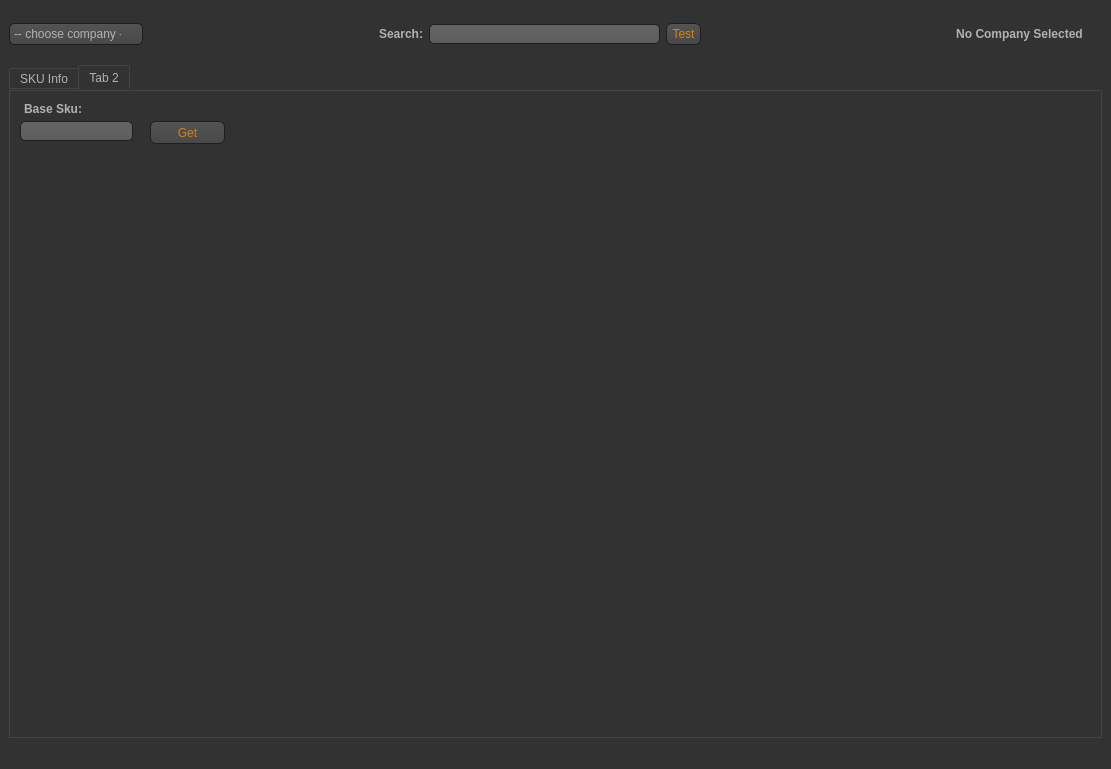
<?xml version="1.0" encoding="UTF-8"?>
<ui version="4.0">
 <class>MainWindow</class>
 <widget class="QMainWindow" name="MainWindow">
  <property name="geometry">
   <rect>
    <x>0</x>
    <y>0</y>
    <width>1111</width>
    <height>769</height>
   </rect>
  </property>
  <property name="windowTitle">
   <string>Products, products, products for everyone.</string>
  </property>
  <property name="windowIcon">
   <iconset resource="resources.qrc">
    <normaloff>:/images/images/icon.png</normaloff>:/images/images/icon.png</iconset>
  </property>
  <property name="styleSheet">
   <string notr="true">QLabel
{
/*	color: rgb(170, 0, 0);*/
	color: rgb(0, 0, 0);
	font-weight: bold;
	font-size: 12px;
}
QToolTip
{
	 border: 1px solid black;
	 background-color: #ffa02f;
	 padding: 1px;
	 border-radius: 3px;
	 opacity: 100;
}

QWidget
{
	color: #b1b1b1;
	background-color: #323232;
	border: none;
	outline: none;
}

QWidget:item:hover
{
	background-color: QLinearGradient( x1: 0, y1: 0, x2: 0, y2: 1, stop: 0 #ffa02f, stop: 1 #ca0619);
	color: #000000;
}

QWidget:item:selected
{
	background-color: QLinearGradient( x1: 0, y1: 0, x2: 0, y2: 1, stop: 0 #ffa02f, stop: 1 #d7801a);
}

QMenuBar::item
{
	background: transparent;
}

QMenuBar::item:selected
{
	background: transparent;
	border: 1px solid #ffaa00;
}

QMenuBar::item:pressed
{
	background: #444;
	border: 1px solid #000;
	background-color: QLinearGradient(
		x1:0, y1:0,
		x2:0, y2:1,
		stop:1 #212121,
		stop:0.4 #343434/*,
		stop:0.2 #343434,
		stop:0.1 #ffaa00*/
	);
	margin-bottom:-1px;
	padding-bottom:1px;
}

QMenu
{
	border: 1px solid #000;
}

QMenu::item
{
	padding: 2px 20px 2px 20px;
}

QMenu::item:selected
{
	color: #000000;
}

QWidget:disabled
{
	color: #404040;
	background-color: #323232;
}

QAbstractItemView
{
	background-color: QLinearGradient( x1: 0, y1: 0, x2: 0, y2: 1, stop: 0 #4d4d4d, stop: 0.1 #646464, stop: 1 #5d5d5d);
}

QWidget:focus
{
	/*border: 2px solid QLinearGradient( x1: 0, y1: 0, x2: 0, y2: 1, stop: 0 #ffa02f, stop: 1 #d7801a);*/
}

QLineEdit
{
	background-color: QLinearGradient( x1: 0, y1: 0, x2: 0, y2: 1, stop: 0 #4d4d4d, stop: 0 #646464, stop: 1 #5d5d5d);
	padding: 1px;
	border-style: solid;
	border: 1px solid #1e1e1e;
	border-radius: 5;
	font-weight: bold;
	font-size: 12px;
}

QPushButton
{
	color: #d7801a;
	background-color: QLinearGradient( x1: 0, y1: 0, x2: 0, y2: 1, stop: 0 #565656, stop: 0.1 #525252, stop: 0.5 #4e4e4e, stop: 0.9 #4a4a4a, stop: 1 #464646);
	border-width: 1px;
	border-color: #1e1e1e;
	border-style: solid;
	border-radius: 6;
	padding: 3px;
	font-size: 12px;
	padding-left: 5px;
	padding-right: 5px;
}

QPushButton:pressed
{
	background-color: QLinearGradient( x1: 0, y1: 0, x2: 0, y2: 1, stop: 0 #2d2d2d, stop: 0.1 #2b2b2b, stop: 0.5 #292929, stop: 0.9 #282828, stop: 1 #252525);
}

QListView
{
	selection-background-color: #ffaa00;
	background-color: QLinearGradient( x1: 0, y1: 0, x2: 0, y2: 1, stop: 0 #565656, stop: 0.1 #525252, stop: 0.5 #4e4e4e, stop: 0.9 #4a4a4a, stop: 1 #464646);
	border-style: solid;
	border: 1px solid #1e1e1e;
	border-radius: 5;
}

QComboBox
{
	selection-background-color: #ffaa00;
	background-color: QLinearGradient( x1: 0, y1: 0, x2: 0, y2: 1, stop: 0 #565656, stop: 0.1 #525252, stop: 0.5 #4e4e4e, stop: 0.9 #4a4a4a, stop: 1 #464646);
	border-style: solid;
	border: 1px solid #1e1e1e;
	border-radius: 5;
}

QComboBox:hover,QPushButton:hover
{
	border: 2px solid QLinearGradient( x1: 0, y1: 0, x2: 0, y2: 1, stop: 0 #ffa02f, stop: 1 #d7801a);
}


QComboBox:on
{
	padding-top: 3px;
	padding-left: 4px;
	background-color: QLinearGradient( x1: 0, y1: 0, x2: 0, y2: 1, stop: 0 #2d2d2d, stop: 0.1 #2b2b2b, stop: 0.5 #292929, stop: 0.9 #282828, stop: 1 #252525);
	selection-background-color: #ffaa00;
}

QComboBox QAbstractItemView
{
	border: 2px solid darkgray;
	selection-background-color: QLinearGradient( x1: 0, y1: 0, x2: 0, y2: 1, stop: 0 #ffa02f, stop: 1 #d7801a);
}

QComboBox::drop-down
{
	 subcontrol-origin: padding;
	 subcontrol-position: top right;
	 width: 15px;

	 border-left-width: 0px;
	 border-left-color: darkgray;
	 border-left-style: solid; /* just a single line */
	 border-top-right-radius: 3px; /* same radius as the QComboBox */
	 border-bottom-right-radius: 3px;
 }

QComboBox::down-arrow
{
	 image: url(ui/images/down_arrow.png);
}

QGroupBox:focus
{
border: 2px solid QLinearGradient( x1: 0, y1: 0, x2: 0, y2: 1, stop: 0 #ffa02f, stop: 1 #d7801a);
}

QTextEdit:focus
{
	border: 2px solid QLinearGradient( x1: 0, y1: 0, x2: 0, y2: 1, stop: 0 #ffa02f, stop: 1 #d7801a);
}

QScrollBar:horizontal {
	 border: 1px solid #222222;
	 background: QLinearGradient( x1: 0, y1: 0, x2: 0, y2: 1, stop: 0.0 #121212, stop: 0.2 #282828, stop: 1 #484848);
	 height: 7px;
	 margin: 0px 16px 0 16px;
}

QScrollBar::handle:horizontal
{
	  background: QLinearGradient( x1: 0, y1: 0, x2: 1, y2: 0, stop: 0 #ffa02f, stop: 0.5 #d7801a, stop: 1 #ffa02f);
	  min-height: 20px;
	  border-radius: 2px;
}

QScrollBar::add-line:horizontal {
	  border: 1px solid #1b1b19;
	  border-radius: 2px;
	  background: QLinearGradient( x1: 0, y1: 0, x2: 1, y2: 0, stop: 0 #ffa02f, stop: 1 #d7801a);
	  width: 14px;
	  subcontrol-position: right;
	  subcontrol-origin: margin;
}

QScrollBar::sub-line:horizontal {
	  border: 1px solid #1b1b19;
	  border-radius: 2px;
	  background: QLinearGradient( x1: 0, y1: 0, x2: 1, y2: 0, stop: 0 #ffa02f, stop: 1 #d7801a);
	  width: 14px;
	 subcontrol-position: left;
	 subcontrol-origin: margin;
}

QScrollBar::right-arrow:horizontal, QScrollBar::left-arrow:horizontal
{
	  border: 1px solid black;
	  width: 1px;
	  height: 1px;
	  background: white;
}

QScrollBar::add-page:horizontal, QScrollBar::sub-page:horizontal
{
	  background: none;
}

QScrollBar:vertical
{
	  background: QLinearGradient( x1: 0, y1: 0, x2: 1, y2: 0, stop: 0.0 #121212, stop: 0.2 #282828, stop: 1 #484848);
	  width: 7px;
	  margin: 16px 0 16px 0;
	  border: 1px solid #222222;
}

QScrollBar::handle:vertical
{
	  background: QLinearGradient( x1: 0, y1: 0, x2: 0, y2: 1, stop: 0 #ffa02f, stop: 0.5 #d7801a, stop: 1 #ffa02f);
	  min-height: 20px;
	  border-radius: 2px;
}

QScrollBar::add-line:vertical
{
	  border: 1px solid #1b1b19;
	  border-radius: 2px;
	  background: QLinearGradient( x1: 0, y1: 0, x2: 0, y2: 1, stop: 0 #ffa02f, stop: 1 #d7801a);
	  height: 14px;
	  subcontrol-position: bottom;
	  subcontrol-origin: margin;
}

QScrollBar::sub-line:vertical
{
	  border: 1px solid #1b1b19;
	  border-radius: 2px;
	  background: QLinearGradient( x1: 0, y1: 0, x2: 0, y2: 1, stop: 0 #d7801a, stop: 1 #ffa02f);
	  height: 14px;
	  subcontrol-position: top;
	  subcontrol-origin: margin;
}

QScrollBar::up-arrow:vertical, QScrollBar::down-arrow:vertical
{
	  border: 1px solid black;
	  width: 1px;
	  height: 1px;
	  background: white;
}


QScrollBar::add-page:vertical, QScrollBar::sub-page:vertical
{
	  background: none;
}

QTextEdit
{
	background-color: #242424;
}

QPlainTextEdit
{
	background-color: #242424;
}

QHeaderView::section
{
	background-color: QLinearGradient(x1:0, y1:0, x2:0, y2:1, stop:0 #616161, stop: 0.5 #505050, stop: 0.6 #434343, stop:1 #656565);
	color: white;
	padding-left: 4px;
	border: 1px solid #6c6c6c;
}

QCheckBox:disabled
{
color: #414141;
}

QDockWidget::title
{
	text-align: center;
	spacing: 3px; /* spacing between items in the tool bar */
	background-color: QLinearGradient(x1:0, y1:0, x2:0, y2:1, stop:0 #323232, stop: 0.5 #242424, stop:1 #323232);
}

QDockWidget::close-button, QDockWidget::float-button
{
	text-align: center;
	spacing: 1px; /* spacing between items in the tool bar */
	background-color: QLinearGradient(x1:0, y1:0, x2:0, y2:1, stop:0 #323232, stop: 0.5 #242424, stop:1 #323232);
}

QDockWidget::close-button:hover, QDockWidget::float-button:hover
{
	background: #242424;
}

QDockWidget::close-button:pressed, QDockWidget::float-button:pressed
{
	padding: 1px -1px -1px 1px;
}

QMainWindow::separator
{
	background-color: QLinearGradient(x1:0, y1:0, x2:0, y2:1, stop:0 #161616, stop: 0.5 #151515, stop: 0.6 #212121, stop:1 #343434);
	color: white;
	padding-left: 4px;
	border: 1px solid #4c4c4c;
	spacing: 3px; /* spacing between items in the tool bar */
}

QMainWindow::separator:hover
{

	background-color: QLinearGradient(x1:0, y1:0, x2:0, y2:1, stop:0 #d7801a, stop:0.5 #b56c17 stop:1 #ffa02f);
	color: white;
	padding-left: 4px;
	border: 1px solid #6c6c6c;
	spacing: 3px; /* spacing between items in the tool bar */
}

QToolBar::handle
{
	 spacing: 3px; /* spacing between items in the tool bar */
	 background: url(ui/images/handle.png);
}

QMenu::separator
{
	height: 2px;
	background-color: QLinearGradient(x1:0, y1:0, x2:0, y2:1, stop:0 #161616, stop: 0.5 #151515, stop: 0.6 #212121, stop:1 #343434);
	color: white;
	padding-left: 4px;
	margin-left: 10px;
	margin-right: 5px;
}

QProgressBar
{
	border: 2px solid grey;
	border-radius: 5px;
	text-align: center;
}

QProgressBar::chunk
{
	background-color: #d7801a;
	width: 2.15px;
	margin: 0.5px;
}

QTabBar::tab {
	color: #b1b1b1;
	border: 1px solid #444;
	border-bottom-style: none;
	background-color: #323232;
	padding-left: 10px;
	padding-right: 10px;
	padding-top: 3px;
	padding-bottom: 2px;
	margin-right: -1px;
}

QTabWidget::pane {
	border: 1px solid #444;
	top: 1px;
}

QTabBar::tab:last
{
	margin-right: 0; /* the last selected tab has nothing to overlap with on the right */
	border-top-right-radius: 3px;
}

QTabBar::tab:first:!selected
{
 margin-left: 0px; /* the last selected tab has nothing to overlap with on the right */


	border-top-left-radius: 3px;
}

QTabBar::tab:!selected
{
	color: #b1b1b1;
	border-bottom-style: solid;
	margin-top: 3px;
	background-color: QLinearGradient(x1:0, y1:0, x2:0, y2:1, stop:1 #212121, stop:.4 #343434);
}

QTabBar::tab:selected
{
	border-top-left-radius: 3px;
	border-top-right-radius: 3px;
	margin-bottom: 0px;
}

QTabBar::tab:!selected:hover
{
	/*border-top: 2px solid #ffaa00;
	padding-bottom: 3px;*/
	border-top-left-radius: 3px;
	border-top-right-radius: 3px;
	background-color: QLinearGradient(x1:0, y1:0, x2:0, y2:1, stop:1 #212121, stop:0.4 #343434, stop:0.2 #343434, stop:0.1 #ffaa00);
}

QRadioButton::indicator:checked, QRadioButton::indicator:unchecked{
	color: #b1b1b1;
	background-color: #323232;
	border: 1px solid #b1b1b1;
	border-radius: 6px;
}

QRadioButton::indicator:checked
{
	background-color: qradialgradient(
		cx: 0.5, cy: 0.5,
		fx: 0.5, fy: 0.5,
		radius: 1.0,
		stop: 0.25 #ffaa00,
		stop: 0.3 #323232
	);
}

QCheckBox::indicator{
	color: #b1b1b1;
	background-color: #323232;
	border: 1px solid #b1b1b1;
	width: 9px;
	height: 9px;
}

QRadioButton::indicator
{
	border-radius: 6px;
}

QRadioButton::indicator:hover, QCheckBox::indicator:hover
{
	border: 1px solid #ffaa00;
}

QCheckBox::indicator:checked
{
	image: url(ui/images/checkbox.png);
}

QCheckBox::indicator:disabled, QRadioButton::indicator:disabled
{
	border: 1px solid #444;
}            </string>
  </property>
  <widget class="QWidget" name="centralwidget">
   <layout class="QVBoxLayout" name="verticalLayout">
    <item>
     <layout class="QVBoxLayout" name="vlay_main">
      <item>
       <layout class="QHBoxLayout" name="hlay_header">
        <item>
         <widget class="QComboBox" name="cbox_company">
          <property name="minimumSize">
           <size>
            <width>125</width>
            <height>22</height>
           </size>
          </property>
          <item>
           <property name="text">
            <string>-- choose company --</string>
           </property>
          </item>
         </widget>
        </item>
        <item>
         <layout class="QHBoxLayout" name="hlay_search_bar">
          <item>
           <spacer name="horizontalSpacer">
            <property name="orientation">
             <enum>Qt::Horizontal</enum>
            </property>
            <property name="sizeHint" stdset="0">
             <size>
              <width>40</width>
              <height>20</height>
             </size>
            </property>
           </spacer>
          </item>
          <item>
           <widget class="QLabel" name="lbl_search">
            <property name="text">
             <string>Search:</string>
            </property>
           </widget>
          </item>
          <item>
           <widget class="QLineEdit" name="le_search_sku"/>
          </item>
          <item>
           <widget class="QPushButton" name="btn_test">
            <property name="text">
             <string>Test</string>
            </property>
           </widget>
          </item>
          <item>
           <spacer name="horizontalSpacer_2">
            <property name="orientation">
             <enum>Qt::Horizontal</enum>
            </property>
            <property name="sizeHint" stdset="0">
             <size>
              <width>40</width>
              <height>20</height>
             </size>
            </property>
           </spacer>
          </item>
         </layout>
        </item>
        <item>
         <widget class="QLabel" name="lbl_logo">
          <property name="minimumSize">
           <size>
            <width>165</width>
            <height>50</height>
           </size>
          </property>
          <property name="text">
           <string>No Company Selected</string>
          </property>
          <property name="alignment">
           <set>Qt::AlignCenter</set>
          </property>
         </widget>
        </item>
       </layout>
      </item>
      <item>
       <widget class="QTabWidget" name="tabWidget">
        <property name="currentIndex">
         <number>1</number>
        </property>
        <widget class="QWidget" name="tab_sku_info">
         <attribute name="title">
          <string>SKU Info</string>
         </attribute>
         <widget class="QWidget" name="layoutWidget_2">
          <property name="geometry">
           <rect>
            <x>374</x>
            <y>19</y>
            <width>121</width>
            <height>42</height>
           </rect>
          </property>
          <layout class="QVBoxLayout" name="vlay_root_color">
           <item>
            <widget class="QLabel" name="lbl_root_color">
             <property name="text">
              <string>Root Color:</string>
             </property>
            </widget>
           </item>
           <item>
            <widget class="QLineEdit" name="le_root_color">
             <property name="alignment">
              <set>Qt::AlignCenter</set>
             </property>
            </widget>
           </item>
          </layout>
         </widget>
         <widget class="QWidget" name="layoutWidget_3">
          <property name="geometry">
           <rect>
            <x>107</x>
            <y>20</y>
            <width>252</width>
            <height>42</height>
           </rect>
          </property>
          <layout class="QVBoxLayout" name="vlay_sku_name">
           <item>
            <widget class="QLabel" name="lbl_root_sku_name">
             <property name="text">
              <string>Sku Name:</string>
             </property>
            </widget>
           </item>
           <item>
            <widget class="QLineEdit" name="le_root_sku_name">
             <property name="minimumSize">
              <size>
               <width>250</width>
               <height>0</height>
              </size>
             </property>
             <property name="alignment">
              <set>Qt::AlignCenter</set>
             </property>
            </widget>
           </item>
          </layout>
         </widget>
         <widget class="QWidget" name="layoutWidget_4">
          <property name="geometry">
           <rect>
            <x>594</x>
            <y>19</y>
            <width>152</width>
            <height>42</height>
           </rect>
          </property>
          <layout class="QVBoxLayout" name="vlay_syntax">
           <item>
            <widget class="QLabel" name="lbl_variable_syntax">
             <property name="text">
              <string>Variabl Syntax:</string>
             </property>
            </widget>
           </item>
           <item>
            <widget class="QLineEdit" name="le_variable_syntax">
             <property name="minimumSize">
              <size>
               <width>150</width>
               <height>0</height>
              </size>
             </property>
             <property name="alignment">
              <set>Qt::AlignCenter</set>
             </property>
            </widget>
           </item>
          </layout>
         </widget>
         <widget class="QWidget" name="layoutWidget_5">
          <property name="geometry">
           <rect>
            <x>514</x>
            <y>19</y>
            <width>71</width>
            <height>43</height>
           </rect>
          </property>
          <layout class="QVBoxLayout" name="vlay_variable_count">
           <item>
            <widget class="QLabel" name="lbl_variable_count">
             <property name="text">
              <string>Variables:</string>
             </property>
            </widget>
           </item>
           <item>
            <widget class="QSpinBox" name="sbox_variables">
             <property name="font">
              <font>
               <pointsize>12</pointsize>
               <weight>75</weight>
               <bold>true</bold>
              </font>
             </property>
            </widget>
           </item>
          </layout>
         </widget>
         <widget class="QCheckBox" name="chk_active">
          <property name="geometry">
           <rect>
            <x>764</x>
            <y>44</y>
            <width>70</width>
            <height>17</height>
           </rect>
          </property>
          <property name="styleSheet">
           <string notr="true">font-weight: bold;
font-size: 12px;
</string>
          </property>
          <property name="text">
           <string>Active</string>
          </property>
         </widget>
         <widget class="QWidget" name="layoutWidget">
          <property name="geometry">
           <rect>
            <x>20</x>
            <y>20</y>
            <width>71</width>
            <height>42</height>
           </rect>
          </property>
          <layout class="QVBoxLayout" name="vlay_sku">
           <item>
            <widget class="QLabel" name="lbl_root_sku">
             <property name="text">
              <string>SKU:</string>
             </property>
            </widget>
           </item>
           <item>
            <widget class="QLineEdit" name="le_root_sku">
             <property name="alignment">
              <set>Qt::AlignCenter</set>
             </property>
            </widget>
           </item>
          </layout>
         </widget>
         <zorder>layoutWidget</zorder>
         <zorder>layoutWidget_2</zorder>
         <zorder>layoutWidget_3</zorder>
         <zorder>layoutWidget_4</zorder>
         <zorder>layoutWidget_5</zorder>
         <zorder>chk_active</zorder>
         <zorder>sbox_variables</zorder>
         <zorder>sbox_variables</zorder>
        </widget>
        <widget class="QWidget" name="tab_base_sku">
         <attribute name="title">
          <string>Tab 2</string>
         </attribute>
         <widget class="QPushButton" name="pushButton">
          <property name="geometry">
           <rect>
            <x>140</x>
            <y>30</y>
            <width>75</width>
            <height>23</height>
           </rect>
          </property>
          <property name="text">
           <string>Get</string>
          </property>
         </widget>
         <widget class="QLineEdit" name="le_base_sku">
          <property name="geometry">
           <rect>
            <x>10</x>
            <y>30</y>
            <width>113</width>
            <height>20</height>
           </rect>
          </property>
         </widget>
         <widget class="QLabel" name="lbl_base_sku">
          <property name="geometry">
           <rect>
            <x>14</x>
            <y>10</y>
            <width>81</width>
            <height>16</height>
           </rect>
          </property>
          <property name="text">
           <string>Base Sku:</string>
          </property>
         </widget>
        </widget>
       </widget>
      </item>
     </layout>
    </item>
   </layout>
  </widget>
  <widget class="QMenuBar" name="menubar">
   <property name="geometry">
    <rect>
     <x>0</x>
     <y>0</y>
     <width>1111</width>
     <height>21</height>
    </rect>
   </property>
  </widget>
  <widget class="QStatusBar" name="statusbar"/>
 </widget>
 <resources>
  <include location="resources.qrc"/>
 </resources>
 <connections/>
</ui>
